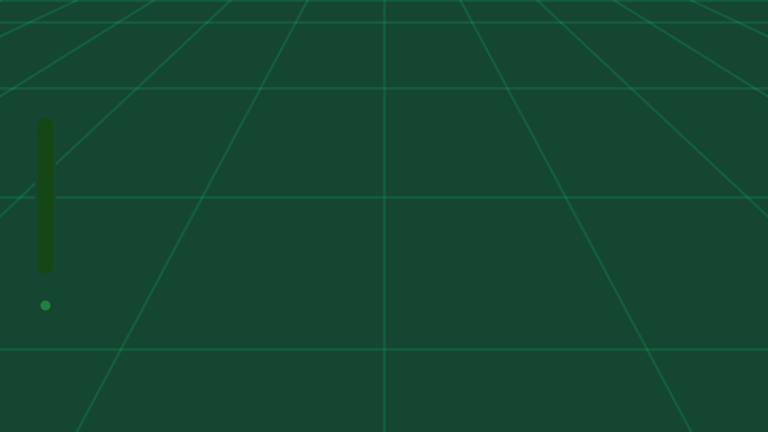
Frame 1 (no input)
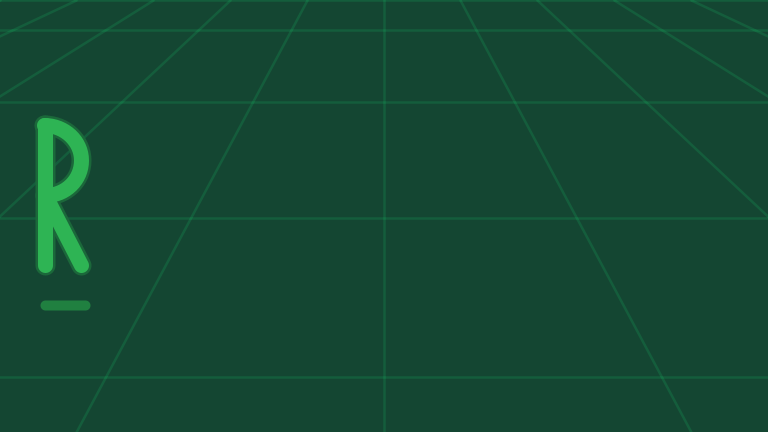
Frame 60 (the mouse pressed at the canvas centre just before this capture)
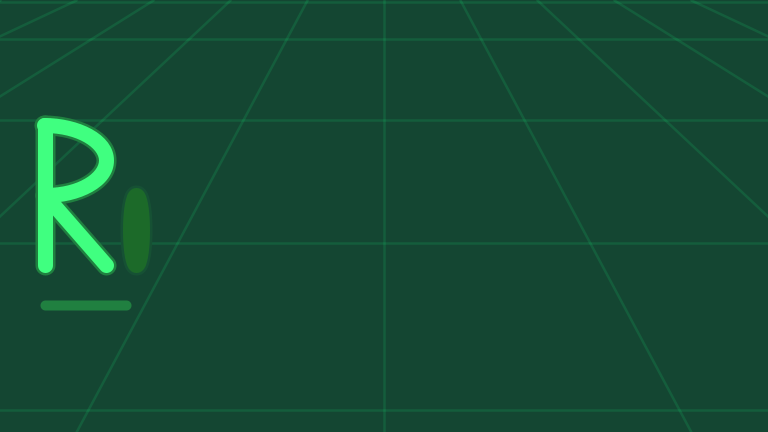
Frame 120 (the mouse held since frame 60 and released just before this capture)

The Processing sketch that drew these frames (run headless with seeded random() and noise(); from frame 60 on, the mouse is pressed at the canvas centre):

// Processing sketch: Demo
// ── Demo.pde
//Rober Sandh

//Animation variables
float anim = 0;
float animGrid = 0;
int maxAnimF = 10;
boolean rewerse = false;

//ScreenSize in pixels
int screenSizeX = 768;
int screenSizeY = 432;



void setup()
{ 
  //Set screen size (in pixels) for some reason does not take variables from above 
  size(768, 432);
  //loop(); Turns out i dont need this WHY??? How long between frames!??! GWHAAAAAAA!!!!!!!!
}

//This is somehow constantly auto updated unknown how long between updates and output.
void draw()
{
  color bgC = color(20, 70, 50);
  color gridC = color(20, 255, 128,32);
  color textC = color(0, 0, 0,255);
 // color textOutC = color(32, 128, 32,255);
  color uLineC = color(32, 128, 64,255);
  
	//Setup basic attrebutes for Scene
	SetupBasics(bgC, textC);

	//Start Text at...
	float screenOffX = 45;
	float screenOffY = 125;

	//Common Letter attrebutes
	float letterSpace = 85;
	int letterNum = 0;
	float letterHight = 140;
	float letterWidth = 61;
	float letterThick = 10;
	float letterOutL = 20;
  
	//This is where the animation variable rules are set
	AnimationController();
   
 	//put Very Cool animations here:
  	//-:Draw Grid:-
  	GridFX(animGrid, gridC);

 	//Prevent lines to be drawn with zero length
	if(anim > 0.0){
	   
	    //Create animation variable for letters
		float f = anim;
		
		float rOne = constrain(f,0,1);
	    float o = constrain(f-1,0,1);
	    float b = constrain(f-2,0,1);
	    float e = constrain(f-3,0,1);
	    float r = constrain(f-4,0,1);
	    float t = constrain(f-5,0,1);

	    float fxOne = constrain(f-6,0,2);
	    float fxTwo = constrain(f-6.25,0,2);
	    float fxTre = constrain(f-6.5,0,2);
	    float fxFor = constrain(f-6.75,0,2);
	    float fxFiv = constrain(f-7,0,2);

	    //-:Draw Name:-
	    //Set Color for letters
		//Draw Letters
		LetterLineBG(rOne);
		DrawCapitalR(letterSpace * letterNum + screenOffX, screenOffY, letterWidth *rOne, letterHight);	
		LetterLine(rOne);
		DrawCapitalR(letterSpace * letterNum + screenOffX, screenOffY, letterWidth *rOne, letterHight);

		letterNum++;

		if(o>0){
			LetterLineBG(o);
			DrawO(letterSpace * letterNum + screenOffX, screenOffY, letterWidth * o, letterHight);
			LetterLine(o);
			DrawO(letterSpace * letterNum + screenOffX, screenOffY, letterWidth * o, letterHight);
		}
			letterNum++;
		if(b>0){
			LetterLineBG(b);
			DrawB(letterSpace * letterNum + screenOffX, screenOffY, letterWidth * b, letterHight);
			LetterLine(b);
			DrawB(letterSpace * letterNum + screenOffX, screenOffY, letterWidth * b, letterHight);
		}
			letterNum++;

		if(e>0){
			LetterLineBG(e);
			DrawE(letterSpace * letterNum + screenOffX, screenOffY, letterWidth *e, letterHight);
			LetterLine(e);
			DrawE(letterSpace * letterNum + screenOffX, screenOffY, letterWidth *e, letterHight);
		}
			letterNum++;
		if(r>0){
			LetterLineBG(r);
			DrawR(letterSpace * letterNum + screenOffX, screenOffY, letterWidth * r, letterHight);
			LetterLine(r);
			DrawR(letterSpace * letterNum + screenOffX, screenOffY, letterWidth * r, letterHight);
		}
			letterNum++;
		if(t>0){
			LetterLineBG(t);
			DrawT(letterSpace * letterNum + screenOffX, screenOffY, letterWidth * t, letterHight);
			LetterLine(t);
			DrawT(letterSpace * letterNum + screenOffX, screenOffY, letterWidth * t, letterHight);		
		}


		//-:Draw Special:-
		int row = 0;
		float lineH = letterHight / 4;
		float lineOf = -lineH * 0.5;//lineH * 0.25;
		letterNum++;
		
		//-:Draw Stripes:-
		if(fxOne > 0){
			FxRect(screenOffX + letterSpace * letterNum, screenOffY + lineOf + lineH * row, fxOne * letterSpace, lineH, color(255, 0, 0));
		}
		row++;
		if(fxTwo > 0){
			FxRect(screenOffX + letterSpace * letterNum, screenOffY + lineOf  + lineH * row, fxTwo * letterSpace, lineH, color(255, 128, 0));
		}
		row++;
		if(fxTre > 0){
			FxRect(screenOffX + letterSpace * letterNum, screenOffY + lineOf  + lineH * row, fxTre * letterSpace, lineH, color(255, 255, 0));
		}
		row++;
		if(fxFor > 0){
			FxRect(screenOffX + letterSpace * letterNum, screenOffY + lineOf  + lineH * row, fxFor * letterSpace, lineH, color(0, 255, 0));
		}
		row++;
		if(fxFiv > 0){
			FxRect(screenOffX + letterSpace * letterNum, screenOffY + lineOf  + lineH * row, fxFiv * letterSpace, lineH, color(0, 128, 255));
		}
		row++;

		//-:Draw UnderLine:-
		letterNum+=2;
		FxUnderLine(screenOffX, screenOffY + letterHight + 40, f * 0.1 * letterSpace * letterNum, uLineC);
	}
}



void SetupBasics(color bgC, color tC){
    background(bgC);
    stroke(tC);
    strokeWeight(20.5);
    noFill();
}

void AnimationController(){
//Move	
	animGrid += 0.2;
	if( animGrid > maxAnimF){
		animGrid = 0;
	}
//Pingpong
	if(rewerse){
		anim -= 0.1;
	}else{
		anim += 0.01;
	}

  	if (anim <= 0) { 
  		anim = 0;
    	rewerse = false; 
	}

	if(anim >= maxAnimF){
		anim = maxAnimF;
		rewerse = true;
	}
	//For prtscr
	//anim = 10;
}

void GridFX(float animations, color gC){
	stroke(gC);
    strokeWeight(2.5);
    noFill();

	float middle = screenSizeX * 0.5;
	float xJump = screenSizeX * 0.1;

	//Draw perspective
	for(int i = 0; i< 10; i++){
		line(middle + (i - 5) * xJump, 0, middle + (i - 5) * 4 * xJump, screenSizeY);
	}

  	//Draw Movement
 	float f = animations * 0.1;
	for(int i = 0; i< 10; i++){
		float ft = i+f;
		float y = ft * ft * 0.05 * screenSizeY; 
		line(0, y, screenSizeX, y);
	}
}

void LetterLine(float animations){
	stroke(lerp(20,64, animations), lerp(70, 255, animations), lerp(20, 128, animations), 255);
	//stroke(255,255,255, lerp(0, 255, animations));
    strokeWeight(15);
}

void LetterLineBG(float animations){
	stroke(lerp(20, 32, animations), lerp(70, 128, animations), lerp(50, 64, animations), 255);
	//stroke(255,255,255, lerp(0, 255, animations));
    strokeWeight(20);
}

void DrawCapitalR(float x, float y, float lw, float lh){
  	line(x, y, x, y + lh);
  	line(x , y + lh * 0.5f, x + lw, y + lh);
  	//Circle center X,Y, length, hight, startArc, endArc...
  	arc(x, y + lh * 0.25, lw * 2, lh * 0.5, HALF_PI *3 , HALF_PI *5);
}

void DrawO(float x, float y, float lw, float lh){
  	ellipse(x + lw *0.5, y + lh*0.75, lw, lh *0.5);
}

void DrawB(float x, float y, float lw, float lh){

  	line(x,y,x,y + lh);
   	arc(x + lw *0.5, y + lh*0.75, lw, lh * 0.5, HALF_PI *2 , HALF_PI *5);
}

void DrawE(float x, float y, float lw, float lh){
   	arc(x + lw *0.5, y + lh * 0.75, lw, lh * 0.5, HALF_PI, HALF_PI* 4);
   	line(x, y + lh * 0.75, x+lw, y + lh * 0.75);
}

void DrawR(float x, float y, float lw, float lh){
  	arc(x + lw * 0.5, y + lh * 0.75, lw, lh * 0.5, HALF_PI *2, HALF_PI* 4);
   	line(x, y + lh * 0.5, x, y + lh);
}

void DrawT(float x, float y, float lw, float lh){
  	line(x, y + lh * 0.5, x + lw, y + lh*0.5);
  	line(x + lw * 0.5, y, x + lw * 0.5, y+lh);
}

void FxRect(float x, float y, float animation, float h, color c){
    strokeWeight(0);
    fill(c);
	rect(x, y, animation, h - 10,5);
}

void FxUnderLine(float x, float y ,float animation, color ulineC){
	  stroke(ulineC);
    strokeWeight(10);
	line(x,y ,x + animation, y);
}
